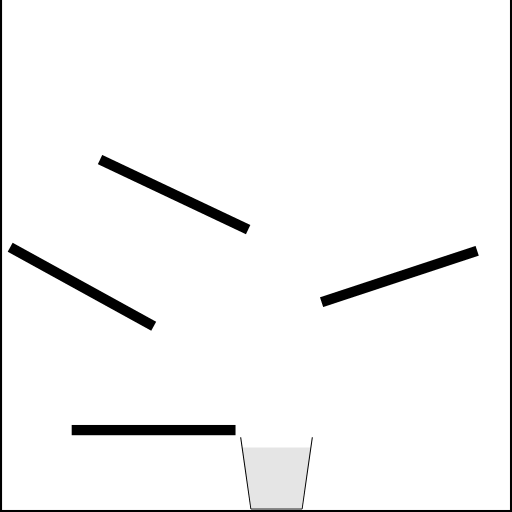
#> input picture dataset/scripts/object_segmentation/outputs/static_ss/sid_10_min.png, 1024 x 1024 px, given in place of sid_1_mean.png, which was not available (shown at 1/2 size)
$ python object_segmentation_statics.py
#> lines starting #> are read from the running program, lines starting #| are printed output that depends on the picture; pictures that were not available may be replaced by others from this repository, and a replacement may not be noted
import json
import os
import subprocess
from PIL import Image
from pathlib import Path


def get_controller_json_for_statics(min_mean_max_random: str, simulation_id: int, screenshot_output_folder: str):
    return json.loads(
        f"""{{
                "simulationID": {simulation_id},
                "offline": true,
                "outputVideoPath": "output.mpg",
                "outputJSONPath":  "output.json",
                "width": 1024,
                "height": 1024,
                "inputScenePath":  "",
                "includeDynamicObjects": false,
                "screenshotOutputFolder": "{screenshot_output_folder}",
                "staticObjectPositioningType": "{min_mean_max_random}",
                "stepCount": 3
            }}""")


def create_and_save_all_jsons_for_statics(num_of_scenes, screenshot_output_folder: str, new_jsons_output_folder: str):
#> called with num_of_scenes = 20, screenshot_output_folder = './outputs/static_ss', new_jsons_output_folder = './outputs/new_jsons'
    res = []
    for scene_id in range(1, num_of_scenes + 1):
        min_ = get_controller_json_for_statics("min", scene_id, screenshot_output_folder)
        mean_ = get_controller_json_for_statics("mean", scene_id, screenshot_output_folder)
        max_ = get_controller_json_for_statics("max", scene_id, screenshot_output_folder)
        res.append(min_)
        res.append(mean_)
        res.append(max_)

        json_name = f"sid_{scene_id}_min.json"
        file = open(new_jsons_output_folder + "/" + json_name, "w")
        file.write(json.dumps(min_, indent=4))
        file.close()

        json_name = f"sid_{scene_id}_mean.json"
        file = open(new_jsons_output_folder + "/" + json_name, "w")
        file.write(json.dumps(mean_, indent=4))
        file.close()

        json_name = f"sid_{scene_id}_max.json"
        file = open(new_jsons_output_folder + "/" + json_name, "w")
        file.write(json.dumps(max_, indent=4))
        file.close()

    return res


def run_simulation(exec_path: str, controller_json_path: str):
    subprocess.call(f"{exec_path} {controller_json_path}", shell=True, universal_newlines=True)


def run(controller_base_path: str, exe_path: str):
#> called with controller_base_path = './outputs/new_jsons/'
    files = os.listdir(controller_base_path)

    for f in files:
        full_controller_path = controller_base_path + "/" + f
        run_simulation(exe_path, full_controller_path)


def make_transparent(img):
    datas = img.getdata()
    newData = []
    for item in datas:
        if item[0] == 255 and item[1] == 255 and item[2] == 255:
            newData.append((255, 255, 255, 0))
        else:
            newData.append(item)
#> this loop made 1048576 passes
#> item on passes 1 to 3: (0, 0, 0, 255), (0, 0, 0, 255), (0, 0, 0, 255)
#> after the loop, newData = 1048576 items

    img.putdata(newData)
    return img


def get_transparent_image(image_path):
    return make_transparent(Image.open(image_path).convert("RGBA"))


def combine_statics(result_path, min_img_path, mean_img_path, max_img_path):
    all_images = [get_transparent_image(mean_img_path),
                  get_transparent_image(min_img_path),
                  get_transparent_image(max_img_path)]
#> call 2 of get_transparent_image, with image_path = './outputs//static_ss/sid_1_min.png'
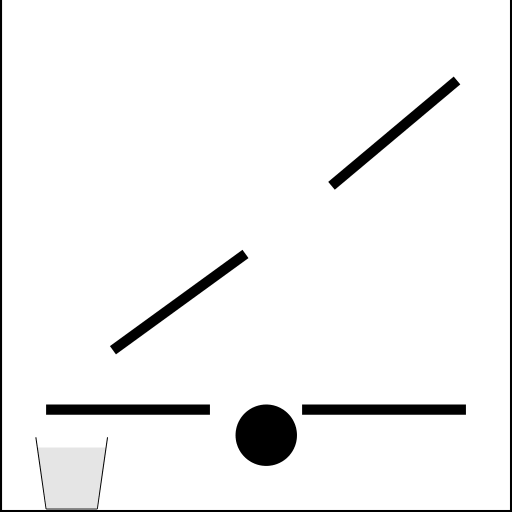
#> input picture dataset/scripts/object_segmentation/outputs/static_ss/sid_11_min.png, 1024 x 1024 px, given in place of sid_1_min.png, which was not available (shown at 1/2 size)
#> the loop in make_transparent (call 2), `for item in datas:` made 1048576 passes
    m1 = all_images[0]
    i = 1
    for img in all_images[1:]:
        alpha = 120
        img.putalpha(alpha)
        img = make_transparent(img)
        m1.paste(img, (0, 0), img)
        i += 1
#> this loop made 2 passes
#> (alpha, i) on passes 1 to 2: (120, 2), (120, 3)
#> pass 1, in combine_statics, `img = make_transparent(img)`:
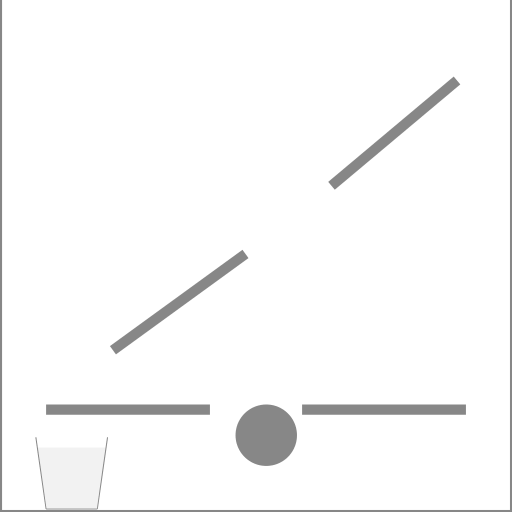
#> img: PIL image 1024x1024 RGBA (shown at 1/2 size); mean R, G, B, A 242, 242, 242, 8.1; transparent parts drawn white
#> after the loop:
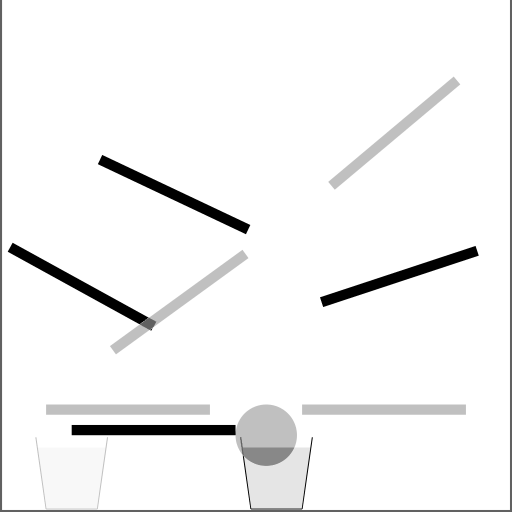
#> m1: PIL image 1024x1024 RGBA (shown at 1/2 size); mean R, G, B, A 237.8, 237.8, 237.8, 16.9; transparent parts drawn white
#> after the loop, i = 3
    m1.save(result_path)


def combine_statics_from_folder(imgs_folder: str, scene_count: int):
    os.makedirs(imgs_folder+"/static_ss", exist_ok=True)
    os.makedirs(imgs_folder+"static_ss/results", exist_ok=True)
    for sid in range(1, scene_count + 1):
        result_img_name = f'{imgs_folder}/static_ss/results/sid_{sid}_statics_combined.png'
        min_name = f'{imgs_folder}/static_ss/sid_{sid}_min.png'
        mean_name = f'{imgs_folder}/static_ss/sid_{sid}_mean.png'
        max_name = f'{imgs_folder}/static_ss/sid_{sid}_max.png'

        combine_statics(result_img_name, min_name, mean_name, max_name)
        print("CREATED:",result_img_name)


def x():

    exec_path = Path("../../../simulation/2d/SVQA-Box2D/Build/bin/x86_64/Release/Testbed").absolute().as_posix()
    output_folder = "C:/Users/cagatay/OneDrive/Desktop/"
    os.makedirs(output_folder + "/static_ss", exist_ok=True)
    os.makedirs(output_folder + "/new_jsons", exist_ok=True)
    os.makedirs(output_folder + "/static_ss/results", exist_ok=True)


    create_and_save_all_jsons_for_statics(20, output_folder+"static_ss", output_folder+"new_jsons")
    run(output_folder+"new_jsons/", exec_path)
    combine_statics_from_folder("C:/Users/cagatay/OneDrive/Desktop", 20)


if __name__ == '__main__':
    # Specify a folder
    # Make sure exec_path and number_of_scene are correct

    output_folder = "./outputs/"
    exec_path = Path("../../../simulation/2d/SVQA-Box2D/Build/bin/x86_64/Release/Testbed").absolute().as_posix()
    number_of_scene = 20

    os.makedirs(output_folder + "/static_ss", exist_ok=True)
    os.makedirs(output_folder + "/new_jsons", exist_ok=True)
    os.makedirs(output_folder + "/static_ss/results", exist_ok=True)

    create_and_save_all_jsons_for_statics(number_of_scene, output_folder + "static_ss", output_folder + "new_jsons")
    run(output_folder + "new_jsons/", exec_path)
#> (the run stopped early here; a loop or call above may not have finished)
